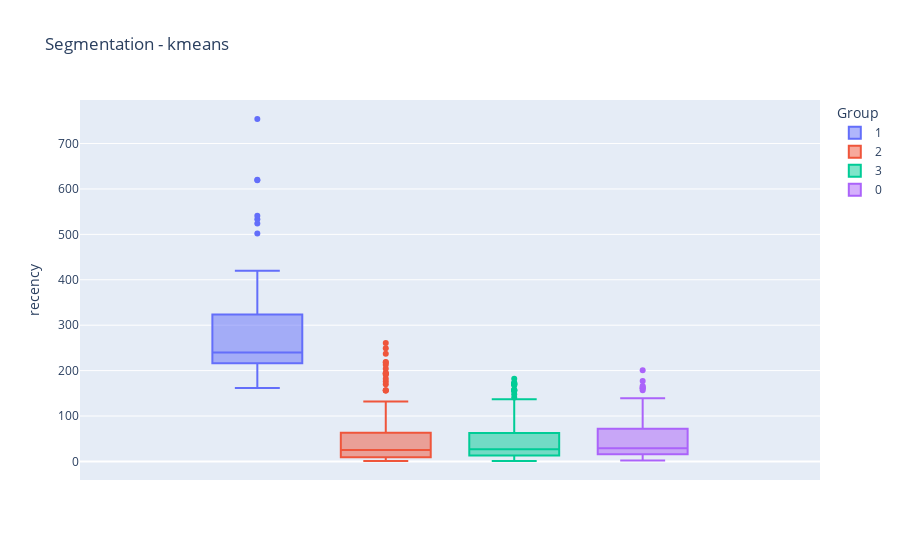

Notebook code cell kept with this figure:
### Markdown cell above
# Grupos - descripciones

### Code cell
fig = px.box(rfm, y='recency', color='labels_kmeans', 
             title = 'Segmentation - kmeans',
             labels={'recency_t':'Recency', 
                     'frequency':'Frequency', 
                     'monetary':'Monetary', 
                     'group':'Group',
                     'labels_kmeans':'Group',
                     'segment':'Segment'
                    })
fig.show()

### Figure 1 — Plotly figure (JSON) as saved in the notebook; plotly's stock layout.template omitted (floating-point values rounded to 4 significant figures; data arrays with more than 128 entries replaced by an {"elided": "..."} marker saying what was removed)
{"data": [{"alignmentgroup": "True", "hovertemplate": "Group=1<br>recency=%{y}<extra></extra>", "legendgroup": "1", "marker": {"color": "#636efa"}, "name": "1", "notched": false, "offsetgroup": "1", "orientation": "v", "showlegend": true, "type": "box", "x0": " ", "xaxis": "x", "y": [232, 331, 302, 524, 273, 245, 225, 187, 195, 194, 225, 196, 201, 281, 255, 186, 371, 263, 260, 754, 222, 195, 172, 541, 242, 227, 240, 201, 271, 502, 226, 228, 234, 394, 240, 290, 294, 217, 218, 203, 215, 228, 219, 296, 382, 256, 245, 217, 376, 231, 240, 533, 386, 251, 216, 198, 264, 619, 287, 221, 206, 162, 620, 269, 208, 198, 199, 378, 345, 239, 175, 420, 373, 371, 403], "y0": " ", "yaxis": "y"}, {"alignmentgroup": "True", "hovertemplate": "Group=2<br>recency=%{y}<extra></extra>", "legendgroup": "2", "marker": {"color": "#EF553B"}, "name": "2", "notched": false, "offsetgroup": "2", "orientation": "v", "showlegend": true, "type": "box", "x0": " ", "xaxis": "x", "y": {"elided": "167 int values"}, "y0": " ", "yaxis": "y"}, {"alignmentgroup": "True", "hovertemplate": "Group=3<br>recency=%{y}<extra></extra>", "legendgroup": "3", "marker": {"color": "#00cc96"}, "name": "3", "notched": false, "offsetgroup": "3", "orientation": "v", "showlegend": true, "type": "box", "x0": " ", "xaxis": "x", "y": {"elided": "249 int values"}, "y0": " ", "yaxis": "y"}, {"alignmentgroup": "True", "hovertemplate": "Group=0<br>recency=%{y}<extra></extra>", "legendgroup": "0", "marker": {"color": "#ab63fa"}, "name": "0", "notched": false, "offsetgroup": "0", "orientation": "v", "showlegend": true, "type": "box", "x0": " ", "xaxis": "x", "y": {"elided": "144 int values"}, "y0": " ", "yaxis": "y"}], "layout": {"boxmode": "group", "legend": {"title": {"text": "Group"}, "tracegroupgap": 0}, "title": {"text": "Segmentation - kmeans"}, "xaxis": {"anchor": "y", "domain": [0, 1]}, "yaxis": {"anchor": "x", "domain": [0, 1], "title": {"text": "recency"}}}}
